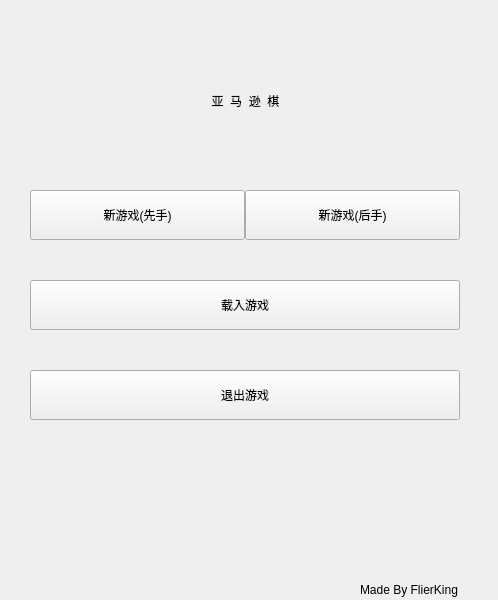
<?xml version="1.0" encoding="UTF-8"?>
<ui version="4.0">
 <class>MainWindow</class>
 <widget class="QMainWindow" name="MainWindow">
  <property name="geometry">
   <rect>
    <x>0</x>
    <y>0</y>
    <width>498</width>
    <height>600</height>
   </rect>
  </property>
  <property name="minimumSize">
   <size>
    <width>498</width>
    <height>600</height>
   </size>
  </property>
  <property name="maximumSize">
   <size>
    <width>498</width>
    <height>600</height>
   </size>
  </property>
  <property name="windowTitle">
   <string>亚马逊棋</string>
  </property>
  <property name="styleSheet">
   <string notr="true"/>
  </property>
  <property name="iconSize">
   <size>
    <width>120</width>
    <height>120</height>
   </size>
  </property>
  <property name="animated">
   <bool>true</bool>
  </property>
  <widget class="QWidget" name="centralWidget">
   <widget class="QPushButton" name="newGameFirst">
    <property name="geometry">
     <rect>
      <x>30</x>
      <y>190</y>
      <width>215</width>
      <height>50</height>
     </rect>
    </property>
    <property name="styleSheet">
     <string notr="true"/>
    </property>
    <property name="text">
     <string>新游戏(先手)</string>
    </property>
   </widget>
   <widget class="QPushButton" name="loadGame">
    <property name="geometry">
     <rect>
      <x>30</x>
      <y>280</y>
      <width>430</width>
      <height>50</height>
     </rect>
    </property>
    <property name="text">
     <string>载入游戏</string>
    </property>
   </widget>
   <widget class="QPushButton" name="exitGame">
    <property name="geometry">
     <rect>
      <x>30</x>
      <y>370</y>
      <width>430</width>
      <height>50</height>
     </rect>
    </property>
    <property name="text">
     <string>退出游戏</string>
    </property>
   </widget>
   <widget class="QLabel" name="textTitle">
    <property name="geometry">
     <rect>
      <x>145</x>
      <y>70</y>
      <width>201</width>
      <height>61</height>
     </rect>
    </property>
    <property name="styleSheet">
     <string notr="true">font: 75 18pt &quot;Adobe Arabic&quot;;</string>
    </property>
    <property name="text">
     <string>亚  马  逊  棋</string>
    </property>
    <property name="textFormat">
     <enum>Qt::PlainText</enum>
    </property>
    <property name="alignment">
     <set>Qt::AlignCenter</set>
    </property>
   </widget>
   <widget class="QPushButton" name="newGameSecond">
    <property name="geometry">
     <rect>
      <x>245</x>
      <y>190</y>
      <width>215</width>
      <height>50</height>
     </rect>
    </property>
    <property name="text">
     <string>新游戏(后手)</string>
    </property>
   </widget>
   <widget class="QLabel" name="stepShowSelf">
    <property name="geometry">
     <rect>
      <x>70</x>
      <y>550</y>
      <width>131</width>
      <height>21</height>
     </rect>
    </property>
    <property name="text">
     <string/>
    </property>
   </widget>
   <widget class="QLabel" name="stepShowCom">
    <property name="geometry">
     <rect>
      <x>280</x>
      <y>550</y>
      <width>131</width>
      <height>21</height>
     </rect>
    </property>
    <property name="text">
     <string/>
    </property>
    <property name="alignment">
     <set>Qt::AlignLeading|Qt::AlignLeft|Qt::AlignVCenter</set>
    </property>
   </widget>
   <widget class="QLabel" name="label">
    <property name="geometry">
     <rect>
      <x>360</x>
      <y>580</y>
      <width>141</width>
      <height>20</height>
     </rect>
    </property>
    <property name="text">
     <string>Made By FlierKing</string>
    </property>
   </widget>
  </widget>
 </widget>
 <layoutdefault spacing="6" margin="11"/>
 <resources/>
 <connections/>
</ui>
